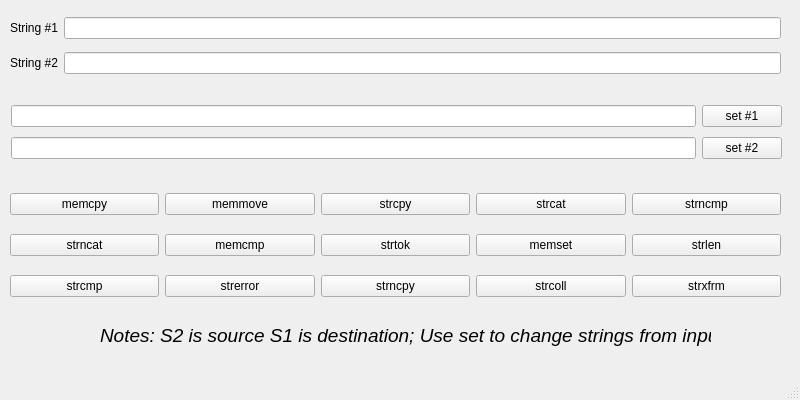
<?xml version="1.0" encoding="UTF-8"?>
<ui version="4.0">
 <class>MainWindow</class>
 <widget class="QMainWindow" name="MainWindow">
  <property name="geometry">
   <rect>
    <x>0</x>
    <y>0</y>
    <width>800</width>
    <height>400</height>
   </rect>
  </property>
  <property name="sizePolicy">
   <sizepolicy hsizetype="Fixed" vsizetype="Fixed">
    <horstretch>0</horstretch>
    <verstretch>0</verstretch>
   </sizepolicy>
  </property>
  <property name="minimumSize">
   <size>
    <width>800</width>
    <height>400</height>
   </size>
  </property>
  <property name="maximumSize">
   <size>
    <width>800</width>
    <height>400</height>
   </size>
  </property>
  <property name="windowTitle">
   <string>Task 2</string>
  </property>
  <widget class="QWidget" name="centralwidget">
   <widget class="QLabel" name="label_3">
    <property name="geometry">
     <rect>
      <x>100</x>
      <y>320</y>
      <width>611</width>
      <height>31</height>
     </rect>
    </property>
    <property name="text">
     <string>&lt;html&gt;&lt;head/&gt;&lt;body&gt;&lt;p&gt;&lt;span style=&quot; font-size:14pt; font-style:italic;&quot;&gt;Notes: S2 is source S1 is destination; Use set to change strings from input&lt;/span&gt;&lt;/p&gt;&lt;/body&gt;&lt;/html&gt;</string>
    </property>
   </widget>
   <widget class="QWidget" name="">
    <property name="geometry">
     <rect>
      <x>10</x>
      <y>180</y>
      <width>771</width>
      <height>131</height>
     </rect>
    </property>
    <layout class="QGridLayout" name="gridLayout">
     <item row="0" column="0">
      <widget class="QPushButton" name="pushButton_memcpy">
       <property name="text">
        <string>memcpy</string>
       </property>
      </widget>
     </item>
     <item row="0" column="1">
      <widget class="QPushButton" name="pushButton_memmove">
       <property name="text">
        <string>memmove</string>
       </property>
      </widget>
     </item>
     <item row="0" column="2">
      <widget class="QPushButton" name="pushButton_strcpy">
       <property name="text">
        <string>strcpy</string>
       </property>
      </widget>
     </item>
     <item row="0" column="3">
      <widget class="QPushButton" name="pushButton_strcat">
       <property name="text">
        <string>strcat</string>
       </property>
      </widget>
     </item>
     <item row="0" column="4">
      <widget class="QPushButton" name="pushButton_strncmp">
       <property name="text">
        <string>strncmp</string>
       </property>
      </widget>
     </item>
     <item row="1" column="0">
      <widget class="QPushButton" name="pushButton_strncat">
       <property name="text">
        <string>strncat</string>
       </property>
      </widget>
     </item>
     <item row="1" column="1">
      <widget class="QPushButton" name="pushButton_memcmp">
       <property name="text">
        <string>memcmp</string>
       </property>
      </widget>
     </item>
     <item row="1" column="2">
      <widget class="QPushButton" name="pushButton_strtok">
       <property name="text">
        <string>strtok</string>
       </property>
      </widget>
     </item>
     <item row="1" column="3">
      <widget class="QPushButton" name="pushButton_memset">
       <property name="text">
        <string>memset</string>
       </property>
      </widget>
     </item>
     <item row="1" column="4">
      <widget class="QPushButton" name="pushButton_strlen">
       <property name="text">
        <string>strlen</string>
       </property>
      </widget>
     </item>
     <item row="2" column="0">
      <widget class="QPushButton" name="pushButton_strcmp">
       <property name="text">
        <string>strcmp</string>
       </property>
      </widget>
     </item>
     <item row="2" column="1">
      <widget class="QPushButton" name="pushButton_strerror">
       <property name="text">
        <string>strerror</string>
       </property>
      </widget>
     </item>
     <item row="2" column="2">
      <widget class="QPushButton" name="pushButton_strncpy">
       <property name="text">
        <string>strncpy</string>
       </property>
      </widget>
     </item>
     <item row="2" column="3">
      <widget class="QPushButton" name="pushButton_strcoll">
       <property name="text">
        <string>strcoll</string>
       </property>
      </widget>
     </item>
     <item row="2" column="4">
      <widget class="QPushButton" name="pushButton_strxfrm">
       <property name="text">
        <string>strxfrm</string>
       </property>
      </widget>
     </item>
    </layout>
   </widget>
   <widget class="QWidget" name="">
    <property name="geometry">
     <rect>
      <x>10</x>
      <y>10</y>
      <width>771</width>
      <height>71</height>
     </rect>
    </property>
    <layout class="QVBoxLayout" name="verticalLayout">
     <item>
      <layout class="QHBoxLayout" name="horizontalLayout">
       <item>
        <widget class="QLabel" name="label">
         <property name="text">
          <string>String #1</string>
         </property>
        </widget>
       </item>
       <item>
        <widget class="QLineEdit" name="lineEdit">
         <property name="readOnly">
          <bool>true</bool>
         </property>
        </widget>
       </item>
      </layout>
     </item>
     <item>
      <layout class="QHBoxLayout" name="horizontalLayout_2">
       <item>
        <widget class="QLabel" name="label_2">
         <property name="text">
          <string>String #2</string>
         </property>
        </widget>
       </item>
       <item>
        <widget class="QLineEdit" name="lineEdit_2">
         <property name="readOnly">
          <bool>true</bool>
         </property>
        </widget>
       </item>
      </layout>
     </item>
    </layout>
   </widget>
   <widget class="QWidget" name="">
    <property name="geometry">
     <rect>
      <x>11</x>
      <y>101</y>
      <width>771</width>
      <height>62</height>
     </rect>
    </property>
    <layout class="QVBoxLayout" name="verticalLayout_2">
     <item>
      <layout class="QHBoxLayout" name="horizontalLayout_3">
       <item>
        <widget class="QLineEdit" name="lineEdit_3"/>
       </item>
       <item>
        <widget class="QPushButton" name="pushButton_set1">
         <property name="sizePolicy">
          <sizepolicy hsizetype="Fixed" vsizetype="Fixed">
           <horstretch>0</horstretch>
           <verstretch>0</verstretch>
          </sizepolicy>
         </property>
         <property name="text">
          <string>set #1</string>
         </property>
        </widget>
       </item>
      </layout>
     </item>
     <item>
      <layout class="QHBoxLayout" name="horizontalLayout_4">
       <item>
        <widget class="QLineEdit" name="lineEdit_4"/>
       </item>
       <item>
        <widget class="QPushButton" name="pushButton_set2">
         <property name="sizePolicy">
          <sizepolicy hsizetype="Fixed" vsizetype="Fixed">
           <horstretch>0</horstretch>
           <verstretch>0</verstretch>
          </sizepolicy>
         </property>
         <property name="text">
          <string>set #2</string>
         </property>
        </widget>
       </item>
      </layout>
     </item>
    </layout>
   </widget>
  </widget>
  <widget class="QMenuBar" name="menubar">
   <property name="geometry">
    <rect>
     <x>0</x>
     <y>0</y>
     <width>800</width>
     <height>22</height>
    </rect>
   </property>
  </widget>
  <widget class="QStatusBar" name="statusbar"/>
 </widget>
 <resources/>
 <connections/>
</ui>
